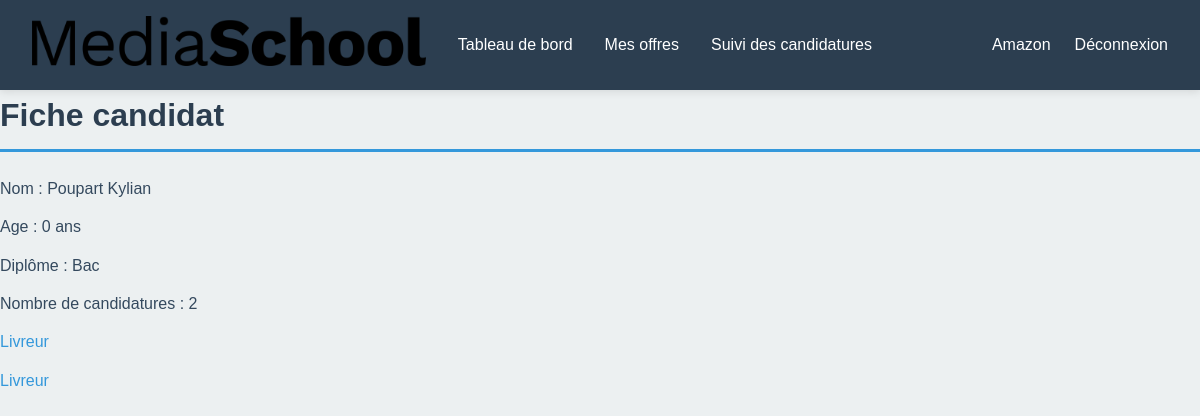
The page /users/entreprise/candidat.php?id_candidat=3 (signed in) on the database its author committed.
### tables this page shows
CREATE TABLE IF NOT EXISTS `eleve` (
  `id_eleve` int NOT NULL AUTO_INCREMENT,
  `nom` varchar(50) NOT NULL,
  `prenom` varchar(50) NOT NULL,
  `email` varchar(100) NOT NULL,
  `telephone` varchar(100) NOT NULL,
  `mdp` varchar(100) NOT NULL,
  `civilite` char(3) NOT NULL,
  `date_naissance` date DEFAULT NULL,
  `numero_rue` int NOT NULL,
  `rue` varchar(100) NOT NULL,
  `code_postal` varchar(10) NOT NULL,
  `ville` varchar(50) NOT NULL,
  `diplome` varchar(25) NOT NULL,
  `cv` varchar(100) NOT NULL,
  `lettre_motivation` varchar(100) NOT NULL,
  PRIMARY KEY (`id_eleve`)
);

### users/entreprise/candidat.php (the view, shortened to what this page needs)
<?php
require_once('../../connexion.php');
if (isset($_GET['id_candidat'])) {
    $id_candidat = $_GET['id_candidat'];
    $sql = "SELECT eleve.id_eleve, eleve.nom, eleve.prenom, TIMESTAMPDIFF(YEAR, eleve.date_naissance, CURDATE()) AS age, eleve.diplome, candidature.id_offre, offre.nom as offre_nom FROM eleve
    LEFT JOIN candidature ON eleve.id_eleve = candidature.id_eleve
    INNER JOIN offre ON candidature.id_offre = offre.id_offre
    INNER JOIN entreprise ON offre.id_entreprise = entreprise.id_entreprise
    WHERE entreprise.id_entreprise = ? AND eleve.id_eleve = ?
    GROUP BY candidature.id_offre
    ORDER BY candidature.id_offre ASC;";
    $stmt = $pdo->prepare($sql);
    $stmt->execute([$_SESSION['user'][0]['id_entreprise'], $id_candidat]);
    $candidat = $stmt->fetchAll(PDO::FETCH_ASSOC);
}
?>
<!DOCTYPE html>
<html lang="fr">
<head>
    <link rel="stylesheet" href="../../style.css">
</head>
<body>
    <?php
    if (!isset($_GET['id_candidat']) || empty($candidat[0]['id_eleve'])) {
        echo "<p>Candidat introuvable ou accès non autorisé.</p>";
        header("Location: index.php"); exit();
    }
    else {
        require_once "inc/header.php";
        echo "<div><h1>Fiche candidat</h1>";
        echo "<p>Nom : " . htmlspecialchars($candidat[0]['nom']) . " " . htmlspecialchars($candidat[0]['prenom']) . "</p>";
        echo "<p>Age : " . htmlspecialchars($candidat[0]['age']) . " ans</p>";
        echo "<p>Diplôme : " . htmlspecialchars($candidat[0]['diplome']) . "</p>";
        echo "<p>Nombre de candidatures : " . count($candidat) . "</p></div>";
        foreach ($candidat as $candid) {
            echo "<p><a href='offre.php?id_offre=" . urlencode($candid['id_offre']) . "'>" . htmlspecialchars($candid['offre_nom']) . "</a></p>";
        }
    }
    ?>
</body>
</html>

### style.css (style rules this page uses)
* { margin: 0; padding: 0; box-sizing: border-box; }
:root { --color-primary: #2c3e50; --color-secondary: #3498db; --color-accent: #e74c3c; --color-success: #27ae60; --color-warning: #f39c12; --color-light: #ecf0f1; --color-white: #ffffff; --color-dark: #2c3e50; --color-border: #bdc3c7; --color-text: #34495e; --shadow: 0 2px 8px rgba(0, 0, 0, 0.1); --shadow-hover: 0 4px 12px rgba(0, 0, 0, 0.15); }
html, body { height: 100%; width: 100%; }
body { font-family: 'Arial', sans-serif; color: var(--color-text); background-color: var(--color-light); line-height: 1.6; }
h1 { color: var(--color-primary); margin-bottom: 1.5rem; font-size: 2rem; border-bottom: 3px solid var(--color-secondary); padding-bottom: 0.5rem; }
a { color: var(--color-secondary); text-decoration: none; transition: color 0.3s ease; }
p { margin-bottom: 0.8rem; color: var(--color-text); }

### rows shown on the page
eleve: nom "Poupart", prenom "Kylian", diplome "Bac", offre_nom "Livreur"

### other values the page prints
$_SESSION['user'][0]['nom'] "Amazon"
$candidat[0]['age'] "0"
count($candidat) "2"
